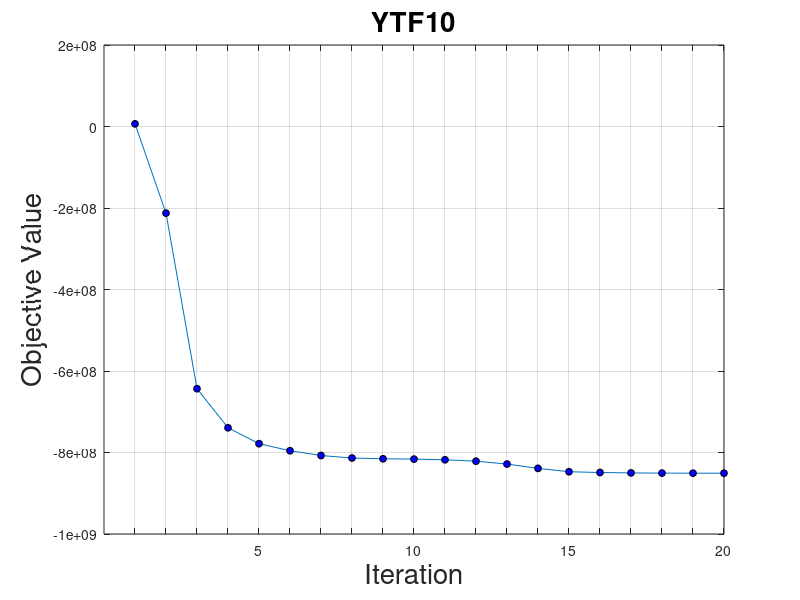

This figure's MATLAB source:
clear;

x=  1:20; 

%YTF 
y = [6562960.08021899	-212603628.862064	-643423958.691834	-739289988.888306	-778356635.840820	-795685588.813599	-807375768.577637	-813555578.913178	-815355594.193420	-816241177.844849	-817852944.854675	-821310563.707550	-828353820.497864	-838879685.336670	-847141252.817139	-849107410.235230	-850109611.938416	-850586912.557465	-850782064.041687	-850821039.044495	-850781700.411438	-850706364.262940	-850618037.786102	-850529032.958923	-850445413.757721	-850370077.979370	-850304327.005951	-850247395.900391	-850198764.904663	-850157629.631439	-850123038.692993	-850094101.529083	-850069970.162170	-850049892.251038	-850033202.662354	-850019345.543884	-850007836.619507	-849998289.017548	-849990369.990936	-849983811.887207	-849978379.690308	-849973880.921539	-849970154.946106	-849967068.940155	-849964512.745331	-849962395.258942	-849960641.206726	-849959188.169006	-849957984.532074	-849956987.337616];
%animal
% y = [6454176.94502252	-15070440.9716489	-22873709.5431747	-25537167.9418160	-27021415.2132672	-27881951.5062249	-28415990.3828926	-28766677.1527753	-29008378.4431903	-29180236.5609896	-29305312.9994465	-29398650.6975322	-29470816.0424240	-29528358.8487917	-29576037.6599745	-29616887.6189810	-29651846.6124710	-29681053.7574049	-29705991.8445058	-29728386.8167714	-29749117.8732870	-29768047.8303334	-29784776.7268986	-29799031.6504875	-29810998.3856171	-29821268.8149295	-29830299.4668121	-29838447.3225460	-29845991.8871766	-29853098.6371799	-29859832.6602563	-29866232.5016364	-29872361.9022746	-29878205.0984436	-29883794.3509811	-29889111.7187399	-29894220.7114627	-29898871.7571496	-29903137.5813245	-29907175.5438617	-29911090.7548341	-29914978.1365385	-29919092.0632454	-29923675.2120997	-29929033.0932717	-29935070.5973607	-29941329.6865954	-29947415.3407491	-29953219.3628103	-29958488.5646762];
y = y(1:20);
% Plot the lines
plot(x, y, 'o-', 'MarkerSize', 5, 'MarkerFaceColor', 'b', 'MarkerEdgeColor', 'k');

% plot(x, y, 'b--', 'LineWidth', 2);
% line([2 2], [0 0.8751], 'Color', 'r', 'LineWidth', 2);
% Add labels and title
% xlabel('X-axis');
ylabel('Objective Value', 'FontSize', 20);
xticks(x);
% set(gca, 'xtick', 0.1:90:1);
% set(gca, 'xticklabel', {'0','0.1','0.2','0.3','0.4','0.5','0.6','0.7','0.8','0.9','1'});

% xticklabels(compose('%0.2f', x));
xticks(x);
 title("YTF10", 'FontSize', 20);
% 设置x轴刻度位置对应的标签
% xticklabels({'标签1', '标签3', '标签5', '标签7', '标签9'});
% title("Animal","FontSize",20);
% xticklabels = {'0.1','', '1/v','','0.4','0.5','0.6','0.7','0.8','0.9','1'};
% xticklabels = {'10^{-4}','10^{-3}', '10^{-2}','10^{-1}','10^{0}','10^{1}', '10^{2}'};%,'0.6','0.7','0.8','0.9','1'};
% xticklabels = {'10^{-6}','10^{-5}', '10^{-4}','10^{-3}','10^{-2}','10^{-1}'};
% xticklabels = {'k','2k', '3k','4k','5k'};%,'10^{-1}'};
xticklabels = {'','', '','','5','','', '','','10','','', '','','15','','', '','','20','','', '','','25'};%,'10^{-1}'};
set(gca, 'XTickLabel', xticklabels);
% Add a legend
% legend('Line 1', 'Line 2');
xlabel('Iteration', 'FontSize', 20);
% Grid and axis limits
grid on;
% xlim([min(x), max(x)]);
% ylim([0.6, 1]);
